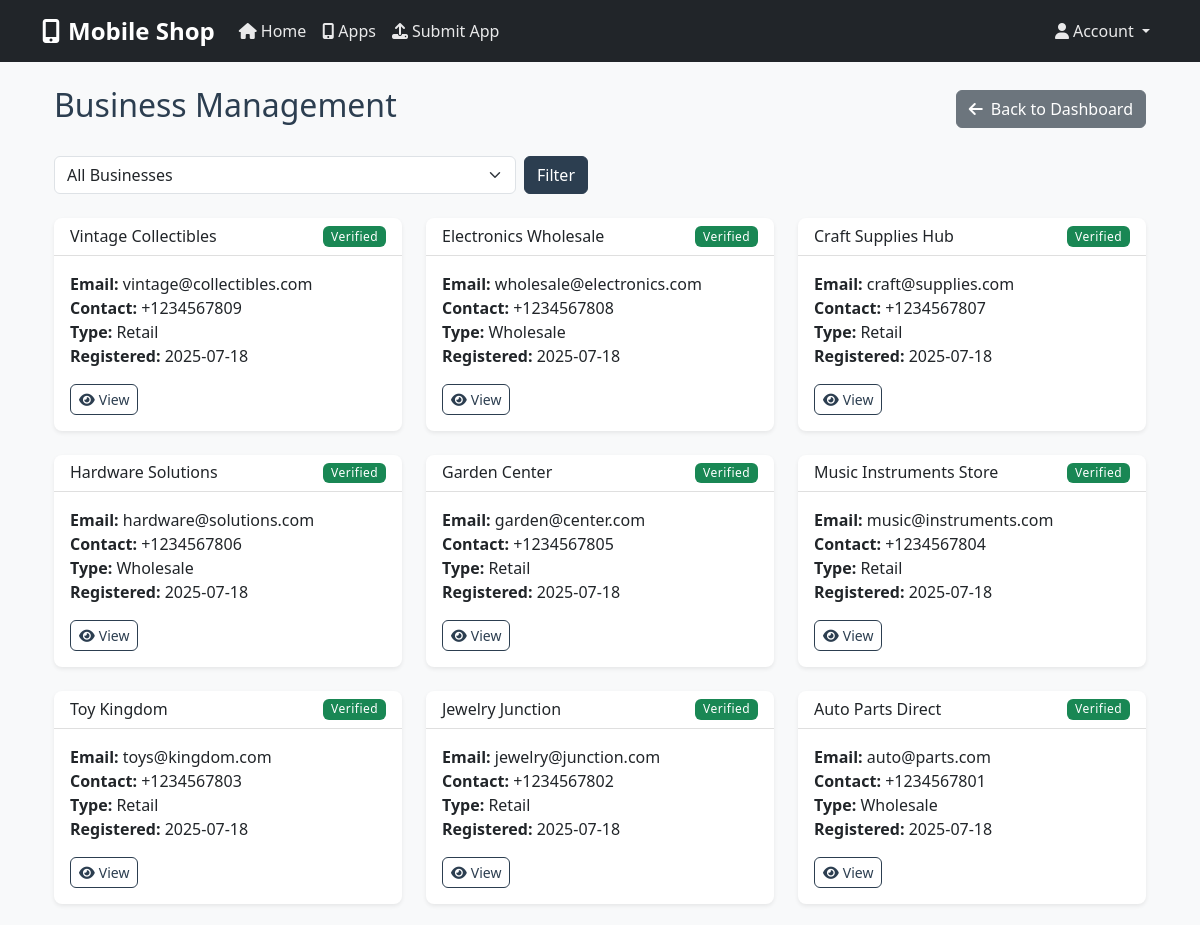
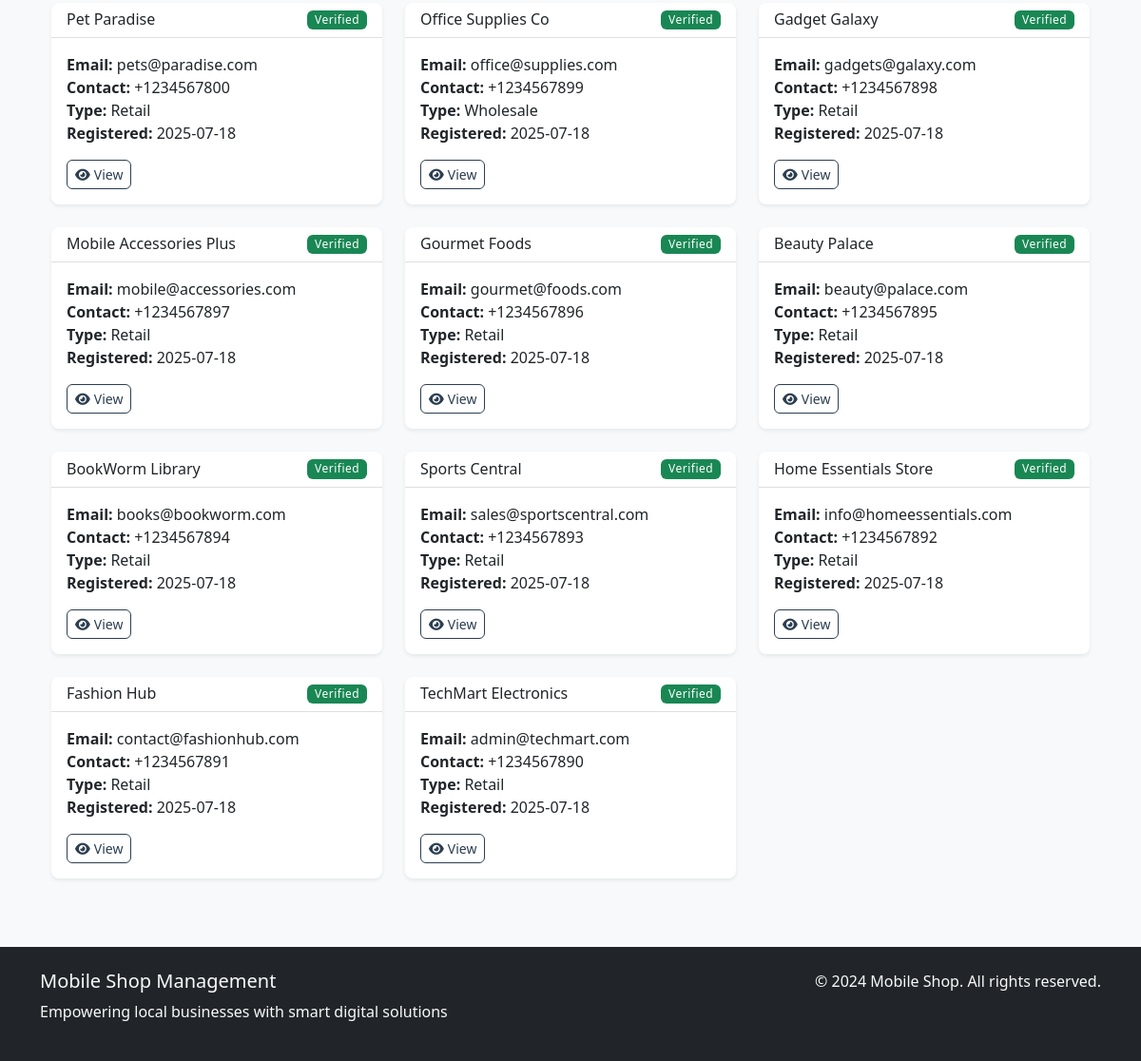
Page /admin/businesses (signed in) on the earlier database version (2 pictures, top to bottom).
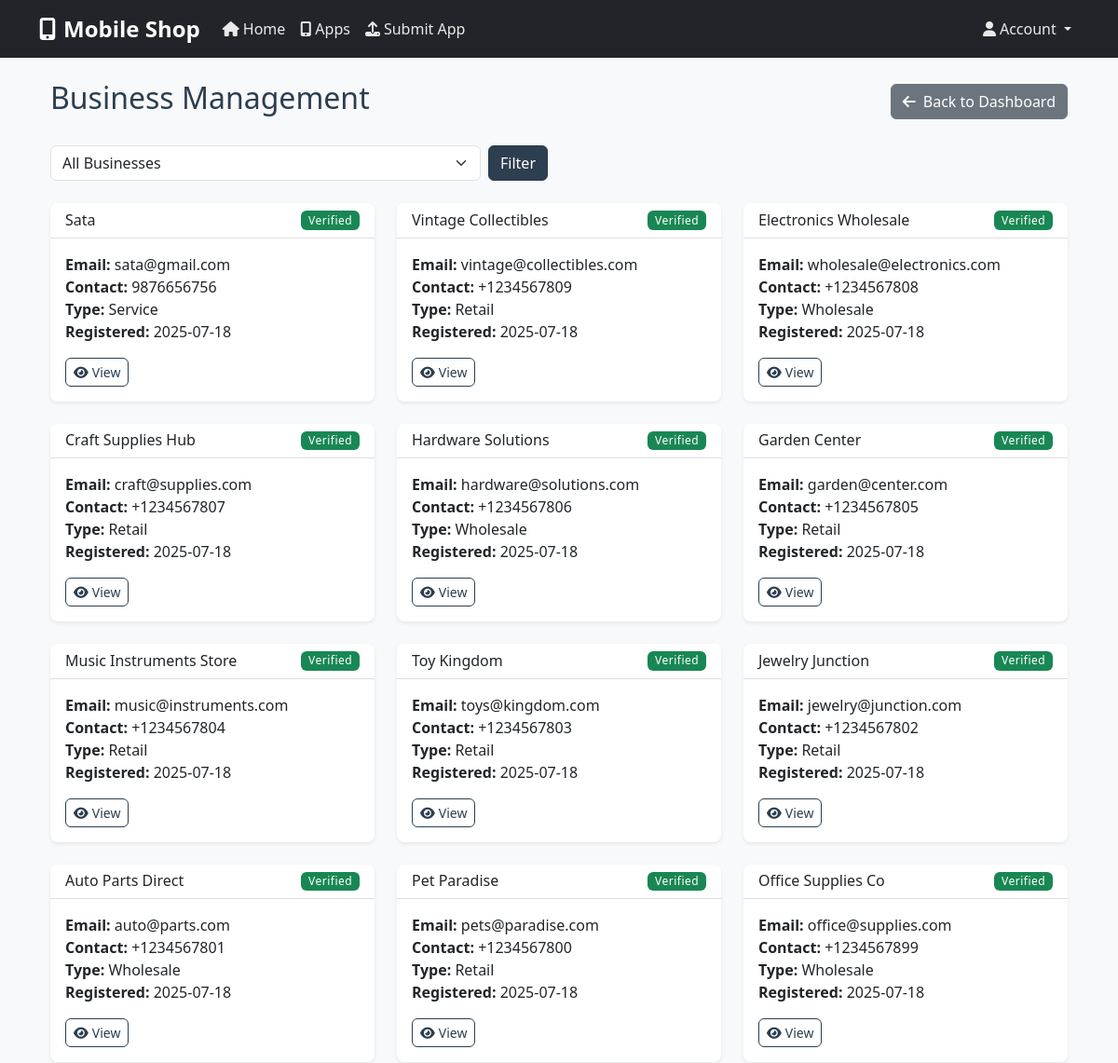
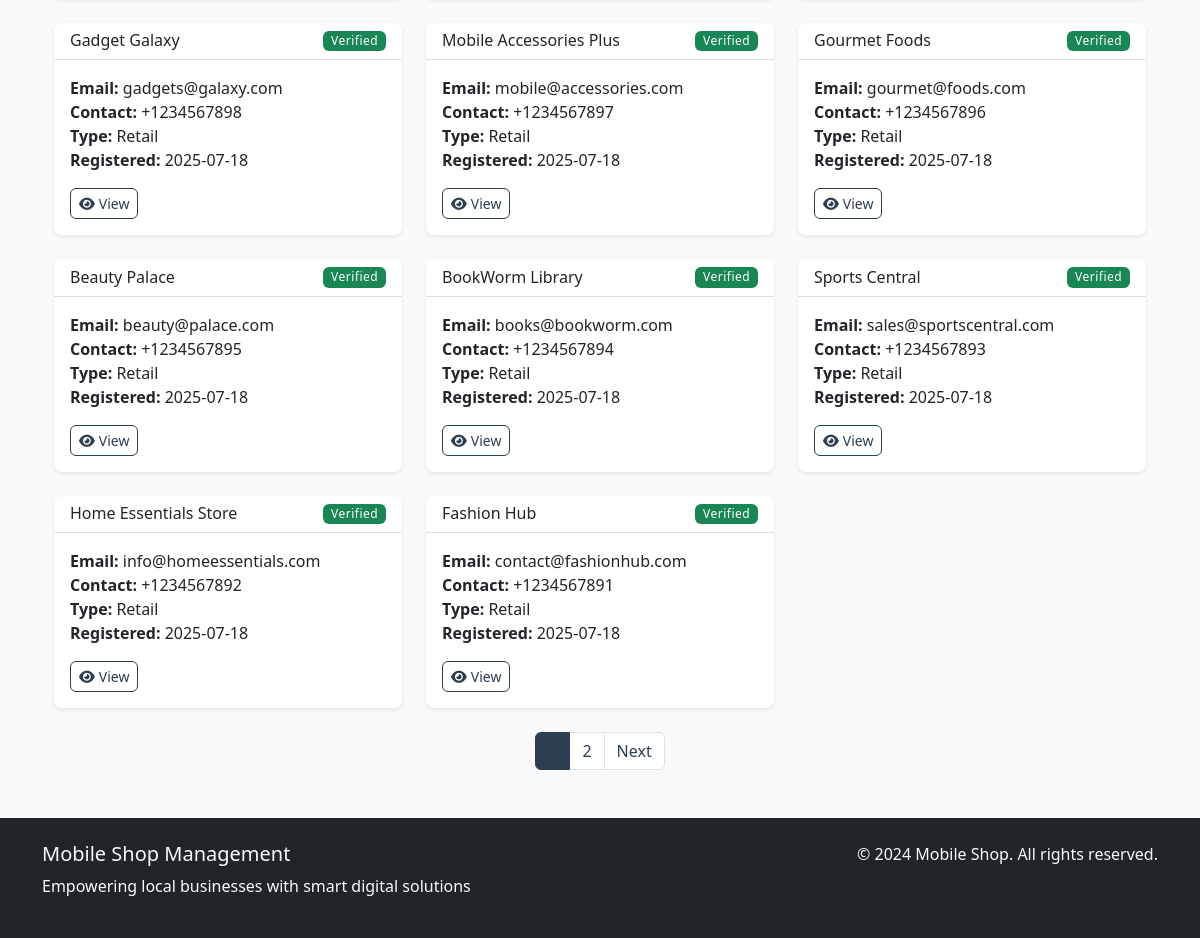
Same page on the later database version (2 pictures, top to bottom).
### models.py (models this page shows, shortened)
class Business(db.Model):
    __tablename__ = 'businesses'
    id = db.Column(db.Integer, primary_key=True)
    business_name = db.Column(db.String(200), nullable=False)
    logo_url = db.Column(db.String(500))
    license_number = db.Column(db.String(100))
    contact_number = db.Column(db.String(15), nullable=False)
    email = db.Column(db.String(120), unique=True, nullable=False)
    address = db.Column(db.Text)
    business_type = db.Column(db.String(100))
    verification_status = db.Column(db.String(20), default='pending')
    documents = db.Column(db.Text)  # JSON string of document URLs
    gpay_enabled = db.Column(db.Boolean, default=False)
    paytm_enabled = db.Column(db.Boolean, default=False)
    brainlo_enabled = db.Column(db.Boolean, default=False)
    password_hash = db.Column(db.String(256))
    created_at = db.Column(db.DateTime, default=datetime.utcnow)
    updated_at = db.Column(db.DateTime, default=datetime.utcnow, onupdate=datetime.utcnow)
    products = db.relationship('Product', backref='business', lazy=True, cascade='all, delete-orphan')
    orders = db.relationship('Order', backref='business', lazy=True, cascade='all, delete-orphan')
    customers = db.relationship('Customer', backref='business', lazy=True, cascade='all, delete-orphan')

### admin.py (the view)
    def decorated_function(*args, **kwargs):
        if not session.get('admin_logged_in'):
            return redirect(url_for('admin.admin_login'))
        return f(*args, **kwargs)

### admin.py (called while the page is built)
def admin_required(f):
    def decorated_function(*args, **kwargs):
        if not session.get('admin_logged_in'):
            return redirect(url_for('admin.admin_login'))
        return f(*args, **kwargs)
    decorated_function.__name__ = f.__name__
    return decorated_function

@admin_bp.route('/businesses')
@admin_required
def admin_businesses():
    page = request.args.get('page', 1, type=int)
    status_filter = request.args.get('status', 'all')
    query = Business.query
    if status_filter != 'all':
        query = query.filter_by(verification_status=status_filter)
    businesses = query.order_by(Business.created_at.desc()).paginate(
        page=page, per_page=20, error_out=False
    )
    return render_template('admin/businesses.html', businesses=businesses, status_filter=status_filter)

### templates/admin/businesses.html (shortened to what this page needs)
{% extends "base.html" %}
{% block content %}
<div class="container-fluid">
    <div class="row">
        <div class="col-12">
            <div class="d-flex justify-content-between align-items-center mb-4">
                <h2>Business Management</h2>
                <a href="{{ url_for('admin.admin_dashboard') }}" class="btn btn-secondary">
                    <i class="fas fa-arrow-left me-2"></i>Back to Dashboard
                </a>
            </div>
        </div>
    </div>
    <div class="row mb-4">
        <div class="col-md-6">
            <form method="GET" class="d-flex">
                <select name="status" class="form-select me-2">
                    <option value="all" {{ 'selected' if status_filter == 'all' else '' }}>All Businesses</option>
                </select>
                <button type="submit" class="btn btn-primary">Filter</button>
            </form>
        </div>
    </div>
    <div class="row">
        {% for business in businesses.items %}
        <div class="col-lg-4 col-md-6 mb-4">
            <div class="card">
                <div class="card-header d-flex justify-content-between align-items-center">
                    <h6 class="mb-0">{{ business.business_name }}</h6>
                    <span class="badge bg-{{ 'success' if business.verification_status == 'verified' else 'warning' if business.verification_status == 'pending' else 'danger' }}">
                        {{ business.verification_status.title() }}
                    </span>
                </div>
                <div class="card-body">
                    <p class="card-text">
                        <strong>Email:</strong> {{ business.email }}<br>
                        <strong>Contact:</strong> {{ business.contact_number }}<br>
                        <strong>Type:</strong> {{ business.business_type.title() if business.business_type else 'Not specified' }}<br>
                        <strong>Registered:</strong> {{ business.created_at.strftime('%Y-%m-%d') }}
                    </p>
                    <div class="d-flex gap-2">
                        <a href="{{ url_for('admin.business_details', business_id=business.id) }}" class="btn btn-outline-primary btn-sm">
                            <i class="fas fa-eye me-1"></i>View
                        </a>
                    </div>
                </div>
            </div>
        </div>
        {% endfor %}
    </div>
    {% if businesses.pages > 1 %}
    <nav aria-label="Page navigation">
        <ul class="pagination justify-content-center">
            {% for page_num in businesses.iter_pages() %}
                {% if page_num %}
                    {% if page_num != businesses.page %}
                    <li class="page-item">
                        <a class="page-link" href="{{ url_for('admin.admin_businesses', page=page_num, status=status_filter) }}">{{ page_num }}</a>
                    </li>
                    {% else %}
                    <li class="page-item active">
                        <span class="page-link">{{ page_num }}</span>
                    </li>
                    {% endif %}
                {% else %}
                <li class="page-item disabled">
                    <span class="page-link">…</span>
                </li>
                {% endif %}
            {% endfor %}
            {% if businesses.has_next %}
            <li class="page-item">
                <a class="page-link" href="{{ url_for('admin.admin_businesses', page=businesses.next_num, status=status_filter) }}">Next</a>
            </li>
            {% endif %}
        </ul>
    </nav>
    {% endif %}
</div>
{% endblock %}

### templates/base.html (shortened to what this page needs)
<!DOCTYPE html>
<html lang="en">
<head>
    <link href="https://cdn.jsdelivr.net/npm/bootstrap@5.3.0/dist/css/bootstrap.min.css" rel="stylesheet">
    <link href="https://cdnjs.cloudflare.com/ajax/libs/font-awesome/6.4.0/css/all.min.css" rel="stylesheet">
    <link href="{{ url_for('static', filename='css/style.css') }}" rel="stylesheet">
    <link href="{{ url_for('static', filename='css/matrimony.css') }}" rel="stylesheet">
</head>
<body>
    <nav class="navbar navbar-expand-lg navbar-dark bg-dark">
        <div class="container">
            <a class="navbar-brand" href="{{ url_for('index') }}">
                <i class="fas fa-mobile-alt me-2"></i>Mobile Shop
            </a>
            <div class="collapse navbar-collapse" id="navbarNav">
                <ul class="navbar-nav me-auto">
                    {% if session.business_id %}
                        <li class="nav-item">
                            <a class="nav-link" href="{{ url_for('dashboard') }}">
                                <i class="fas fa-tachometer-alt me-1"></i>Dashboard
                            </a>
                        </li>
                        <li class="nav-item">
                            <a class="nav-link" href="{{ url_for('products') }}">
                                <i class="fas fa-box me-1"></i>Products
                            </a>
                        </li>
                        <li class="nav-item">
                            <a class="nav-link" href="{{ url_for('orders') }}">
                                <i class="fas fa-shopping-cart me-1"></i>Orders
                            </a>
                        </li>
                        <li class="nav-item">
                            <a class="nav-link" href="{{ url_for('customers') }}">
                                <i class="fas fa-users me-1"></i>Customers
                            </a>
                        </li>
                    {% else %}
                        <li class="nav-item">
                            <a class="nav-link" href="{{ url_for('index') }}">
                                <i class="fas fa-home me-1"></i>Home
                            </a>
                        </li>
                        <li class="nav-item">
                            <a class="nav-link" href="{{ url_for('apps') }}">
                                <i class="fas fa-mobile-alt me-1"></i>Apps
                            </a>
                        </li>
                        <li class="nav-item">
                            <a class="nav-link" href="{{ url_for('submit_app') }}">
                                <i class="fas fa-upload me-1"></i>Submit App
                            </a>
                        </li>
                    {% endif %}
                </ul>
                <ul class="navbar-nav">
                    {% if session.business_id %}
                        <li class="nav-item dropdown">
                            <a class="nav-link dropdown-toggle" href="#" id="navbarDropdown" role="button" data-bs-toggle="dropdown">
                                <i class="fas fa-user me-1"></i>{{ session.business_name }}
                            </a>
                            <ul class="dropdown-menu">
                                <li><a class="dropdown-item" href="{{ url_for('profile') }}">
                                    <i class="fas fa-user me-2"></i>Profile
                                </a></li>
                                <li><a class="dropdown-item" href="{{ url_for('settings') }}">
                                    <i class="fas fa-cog me-2"></i>Settings
                                </a></li>
                                <li><hr class="dropdown-divider"></li>
                                <li><a class="dropdown-item" href="{{ url_for('logout') }}">
                                    <i class="fas fa-sign-out-alt me-2"></i>Logout
                                </a></li>
                            </ul>
                        </li>
                    {% else %}
                        <li class="nav-item dropdown">
                            <a class="nav-link dropdown-toggle" href="#" id="accountDropdown" role="button" data-bs-toggle="dropdown">
                                <i class="fas fa-user me-1"></i>Account
                            </a>
                        </li>
                    {% endif %}
                </ul>
            </div>
        </div>
    </nav>
    <main class="container mt-4">
        {% block content %}{% endblock %}
    </main>
    <footer class="bg-dark text-light mt-5 py-4">
        <div class="container">
            <div class="row">
                <div class="col-md-6">
                    <h5>Mobile Shop Management</h5>
                    <p>Empowering local businesses with smart digital solutions</p>
                </div>
                <div class="col-md-6 text-md-end">
                    <p>&copy; 2024 Mobile Shop. All rights reserved.</p>
                </div>
            </div>
        </div>
    </footer>
</body>
</html>

### static/css/style.css (style rules this page uses)
:root { --primary-color: #2c3e50; --secondary-color: #3498db; --success-color: #27ae60; --warning-color: #f39c12; --danger-color: #e74c3c; --info-color: #3498db; --light-color: #ecf0f1; --dark-color: #2c3e50; }
body { font-family: 'Segoe UI', Tahoma, Geneva, Verdana, sans-serif; background-color: #f8f9fa; color: #2c3e50; }
.navbar-brand { font-weight: bold; font-size: 1.5rem; }
.navbar-dark .navbar-nav .nav-link { color: rgba(255, 255, 255, 0.9); transition: color 0.3s ease; }
.card { border: none; box-shadow: 0 0.125rem 0.25rem rgba(0, 0, 0, 0.075); border-radius: 0.5rem; transition: transform 0.2s ease, box-shadow 0.2s ease; }
.card-header { background-color: transparent; border-bottom: 1px solid rgba(0, 0, 0, 0.125); font-weight: 600; }
.btn { border-radius: 0.375rem; font-weight: 500; transition: all 0.3s ease; }
.btn-primary { background-color: var(--primary-color); border-color: var(--primary-color); }
.btn-outline-primary { color: var(--primary-color); border-color: var(--primary-color); }
.badge { font-size: 0.75rem; font-weight: 500; letter-spacing: 0.5px; }
.form-select { border-radius: 0.375rem; }
.pagination .page-link { color: var(--primary-color); border-color: #dee2e6; }
.pagination .page-item.active .page-link { background-color: var(--primary-color); border-color: var(--primary-color); }
footer { background-color: var(--dark-color) !important; color: white; }

Differences in the rows shown:
no longer on this page (row unchanged): Business: business_name "TechMart Electronics", verification_status "Verified", email "admin@techmart.com", contact_number "+1234567890", business_type "Retail", created_at "2025-07-18"
added Business: business_name "Sata", verification_status "Verified", email "sata@gmail.com", contact_number "9876656756", business_type "Service", created_at "2025-07-18"
Other differences:
new list line: "2"
text now shown: "Next"
